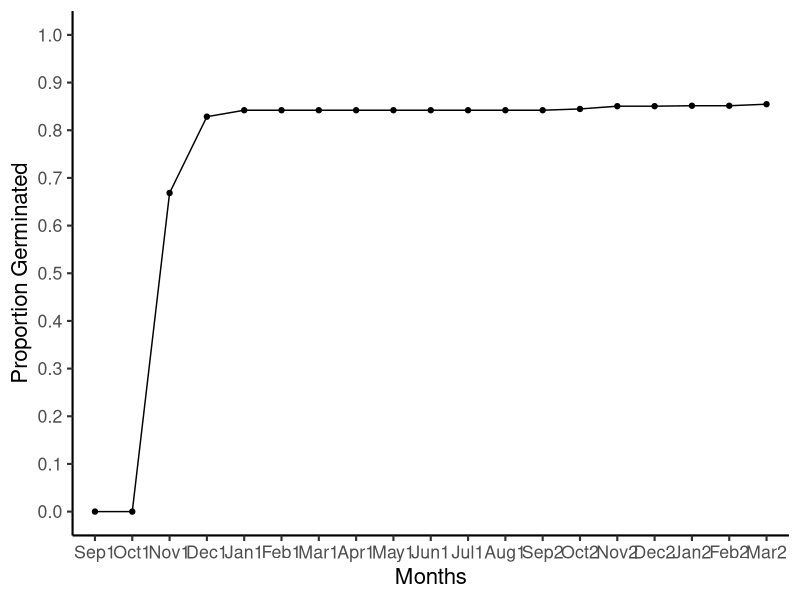
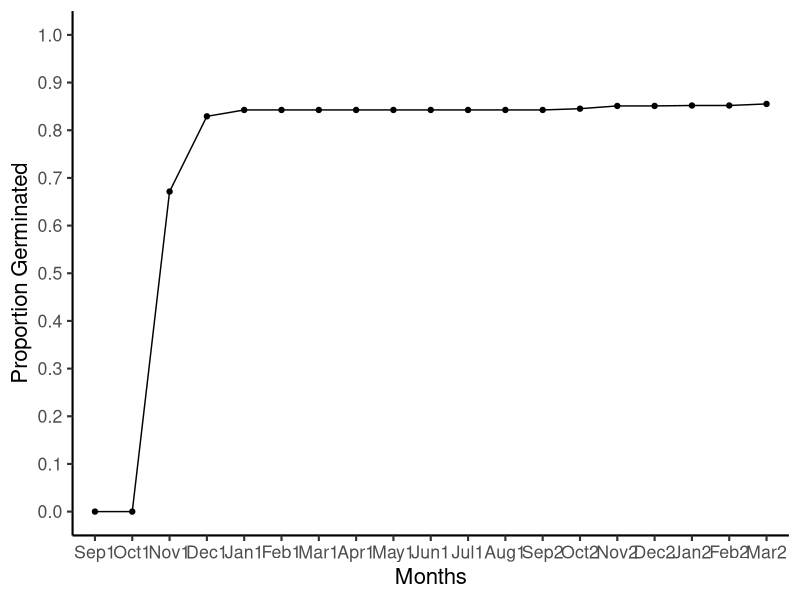

These figures' R source, in order:
#### Meta Data ####


#### Packages ####
library(ggplot2)

#### Load Data ####
gh_bank_all <- read.csv("greenhouse_seedbank_data.csv")
View(gh_bank_all)

gh_bank <- gh_bank_all[gh_bank_all$SeedCount==200,]
View(gh_bank)

#### Make a compact dataframe ####
prop_means=c(mean(gh_bank$Sep1_prop), mean(gh_bank$Oct1_prop), mean(gh_bank$Nov1_prop), 
    mean(gh_bank$Dec1_prop), mean(gh_bank$Jan1_prop), mean(gh_bank$Feb1_prop),
    mean(gh_bank$Mar1_prop), mean(gh_bank$Apr1_prop), mean(gh_bank$May1_prop),
    mean(gh_bank$Jun1_prop), mean(gh_bank$Jul1_prop), mean(gh_bank$Aug1_prop),
    mean(gh_bank$Sep2_prop), mean(gh_bank$Oct2_prop), mean(gh_bank$Nov2_prop), 
    mean(gh_bank$Dec2_prop), mean(gh_bank$Jan2_prop), mean(gh_bank$Feb2_prop),
    mean(gh_bank$Mar2_prop))

months=c('Sep1','Oct1','Nov1','Dec1','Jan1','Feb1','Mar1','Apr1','May1','Jun1','Jul1','Aug1',
    'Sep2','Oct2','Nov2','Dec2','Jan2','Feb2','Mar2')

gh_bank_summary <- data.frame(prop_means, months)
View(gh_bank_summary)

gh_bank_summary$months <- ordered(gh_bank_summary$months, levels=c('Sep1','Oct1','Nov1','Dec1','Jan1','Feb1','Mar1','Apr1','May1','Jun1','Jul1','Aug1',
                                                                   'Sep2','Oct2','Nov2','Dec2','Jan2','Feb2','Mar2'))

#### Figure ####
gh_bank_gg<-ggplot(data=gh_bank_summary,
                   aes(x=months, y=prop_means)) +
  geom_line(group=1) +
  geom_point()+
  xlab("Months")+
  ylab("Proportion Germinated")+
  scale_y_continuous(limits=c(0,1),
                     breaks=c(0.0,0.1,0.2,0.3,0.4,0.5,0.6,0.7,0.8,0.9,1.0))+
  theme_bw(base_size=16)+
  theme(panel.border=element_blank(),
        panel.grid.major=element_blank(),
        panel.grid.minor=element_blank(),
        axis.line=element_line(colour="black"),
        legend.position = c(0.8, 0.4))


gh_bank_gg


#### Everything Again with non-200 values ####
#Make a Compact Dataframe
prop_means2=c(mean(gh_bank_all$Sep1_prop), mean(gh_bank_all$Oct1_prop), mean(gh_bank_all$Nov1_prop), 
             mean(gh_bank_all$Dec1_prop), mean(gh_bank_all$Jan1_prop), mean(gh_bank_all$Feb1_prop),
             mean(gh_bank_all$Mar1_prop), mean(gh_bank_all$Apr1_prop), mean(gh_bank_all$May1_prop),
             mean(gh_bank_all$Jun1_prop), mean(gh_bank_all$Jul1_prop), mean(gh_bank_all$Aug1_prop),
             mean(gh_bank_all$Sep2_prop), mean(gh_bank_all$Oct2_prop), mean(gh_bank_all$Nov2_prop), 
             mean(gh_bank_all$Dec2_prop), mean(gh_bank_all$Jan2_prop), mean(gh_bank_all$Feb2_prop),
             mean(gh_bank_all$Mar2_prop))

months2=c('Sep1','Oct1','Nov1','Dec1','Jan1','Feb1','Mar1','Apr1','May1','Jun1','Jul1','Aug1',
         'Sep2','Oct2','Nov2','Dec2','Jan2','Feb2','Mar2')

gh_bank_summary2 <- data.frame(prop_means2, months2)
View(gh_bank_summary2)

gh_bank_summary2$months2 <- ordered(gh_bank_summary2$months2, levels=c('Sep1','Oct1','Nov1','Dec1','Jan1','Feb1','Mar1','Apr1','May1','Jun1','Jul1','Aug1',
                                                                   'Sep2','Oct2','Nov2','Dec2','Jan2','Feb2','Mar2'))
# Figure

gh_bank_gg2<-ggplot(data=gh_bank_summary2,
                   aes(x=months2, y=prop_means2)) +
  geom_line(group=1) +
  geom_point()+
  xlab("Months")+
  ylab("Proportion Germinated")+
  scale_y_continuous(limits=c(0,1),
                     breaks=c(0.0,0.1,0.2,0.3,0.4,0.5,0.6,0.7,0.8,0.9,1.0))+
  theme_bw(base_size=16)+
  theme(panel.border=element_blank(),
        panel.grid.major=element_blank(),
        panel.grid.minor=element_blank(),
        axis.line=element_line(colour="black"),
        legend.position = c(0.8, 0.4))


gh_bank_gg2





